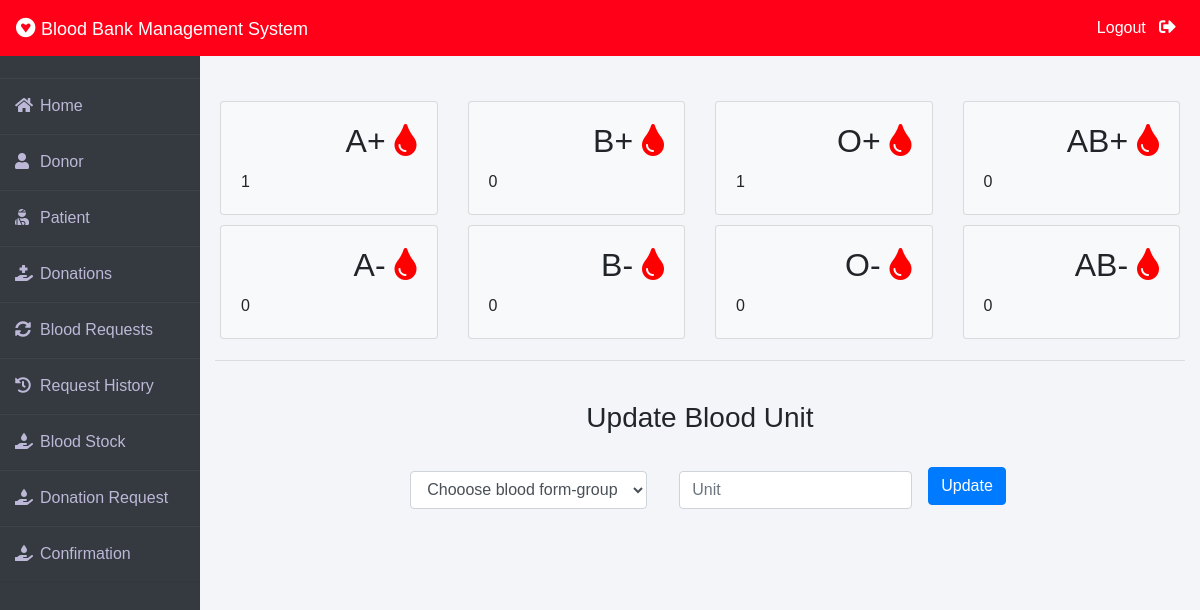
Before: /admin-blood (signed in) with the older database file.
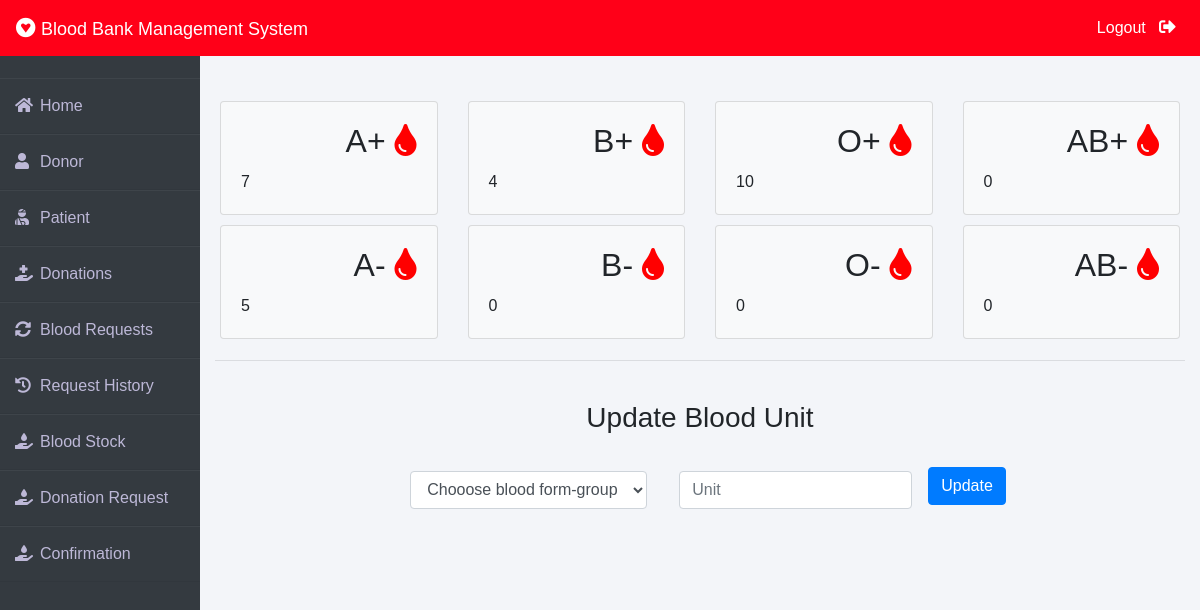
After: the same page with the newer database file.
### blood/models.py (models this page shows, shortened)
class Stock(models.Model):
    bloodgroup = models.CharField(max_length=5, choices=[(blood.value, blood.name) for blood in BloodGroup])
    unit = models.PositiveIntegerField(default=0)

### blood/views.py (the view, shortened to what this page needs)
# urls.py: path('admin-blood', views.admin_blood_view,name='admin-blood'),
@login_required(login_url='adminlogin')
def admin_blood_view(request):
    dict={
        'bloodForm':BloodForm(),
        'A1':Stock.objects.get(bloodgroup="A+"),
        'A2':Stock.objects.get(bloodgroup="A-"),
        'B1':Stock.objects.get(bloodgroup="B+"),
        'B2':Stock.objects.get(bloodgroup="B-"),
        'AB1':Stock.objects.get(bloodgroup="AB+"),
        'AB2':Stock.objects.get(bloodgroup="AB-"),
        'O1':Stock.objects.get(bloodgroup="O+"),
        'O2':Stock.objects.get(bloodgroup="O-"),
    }
    return render(request,'blood/admin_blood.html',context=dict)

### blood/forms.py
class BloodForm(forms.ModelForm):
    class Meta:
        model=Stock
        fields=['bloodgroup','unit']

### blood/templates/blood/admin_blood.html (shortened to what this page needs)
{% extends "blood/adminbase.html" %} {% block content %} {% load static %}
<br /><br />
<div class="container">
  <div class="row">
    <div class="col-sm-3">
      <div class="card bg-light">
        <div class="card-body">
          <div class="blood">
            <h2>A+ <i class="fas fa-tint"></i></h2>
          </div>
          <br /><br />
          <div>{{A1.unit}}</div>
        </div>
      </div>
    </div>
    <div class="col-sm-3">
      <div class="card bg-light">
        <div class="card-body">
          <div class="blood">
            <h2>B+ <i class="fas fa-tint"></i></h2>
          </div>
          <br /><br />
          <div>{{B1.unit}}</div>
        </div>
      </div>
    </div>
    <div class="col-sm-3">
      <div class="card bg-light">
        <div class="card-body">
          <div class="blood">
            <h2>O+ <i class="fas fa-tint"></i></h2>
          </div>
          <br /><br />
          <div>{{O1.unit}}</div>
        </div>
      </div>
    </div>
    <div class="col-sm-3">
      <div class="card bg-light">
        <div class="card-body">
          <div class="blood">
            <h2>AB+ <i class="fas fa-tint"></i></h2>
          </div>
          <br /><br />
          <div>{{AB1.unit}}</div>
        </div>
      </div>
    </div>
  </div>
  <div class="row">
    <div class="col-sm-3">
      <div class="card bg-light">
        <div class="card-body">
          <div class="blood">
            <h2>A- <i class="fas fa-tint"></i></h2>
          </div>
          <br /><br />
          <div>{{A2.unit}}</div>
        </div>
      </div>
    </div>
    <div class="col-sm-3">
      <div class="card bg-light">
        <div class="card-body">
          <div class="blood">
            <h2>B- <i class="fas fa-tint"></i></h2>
          </div>
          <br /><br />
          <div>{{B2.unit}}</div>
        </div>
      </div>
    </div>
    <div class="col-sm-3">
      <div class="card bg-light">
        <div class="card-body">
          <div class="blood">
            <h2>O- <i class="fas fa-tint"></i></h2>
          </div>
          <br /><br />
          <div>{{O2.unit}}</div>
        </div>
      </div>
    </div>
    <div class="col-sm-3">
      <div class="card bg-light">
        <div class="card-body">
          <div class="blood">
            <h2>AB- <i class="fas fa-tint"></i></h2>
          </div>
          <br /><br />
          <div>{{AB2.unit}}</div>
        </div>
      </div>
    </div>
  </div>
  <hr />
  <br />
  <h3 class="text-center">Update Blood Unit</h3>
  <br />
  <div class="xyz">
    <form class="form-inline" method="post">
      <div class="form-group mx-sm-3 mb-6">
        <select name="bloodgroup" class="form-control">
          <option disabled="disabled" selected="selected">
            Chooose blood form-group
          </option>
        </select>
      </div>
      <div class="form-group mx-sm-3 mb-6">
        <input
          type="number"
          class="form-control"
          name="unit"
          placeholder="Unit"
        />
      </div>
      <button type="submit" class="btn btn-primary mb-2">Update</button>
    </form>
  </div>
</div>
 {% endblock content %}

Changed rows visible on the page:
changed Stock (number 1 of 8 on the later page): unit "1" → "7"
changed Stock (number 2 of 8 on the later page): unit "0" → "4"
changed Stock (number 3 of 8 on the later page): unit "1" → "10"
changed Stock (number 5 of 8 on the later page): unit "0" → "5"
